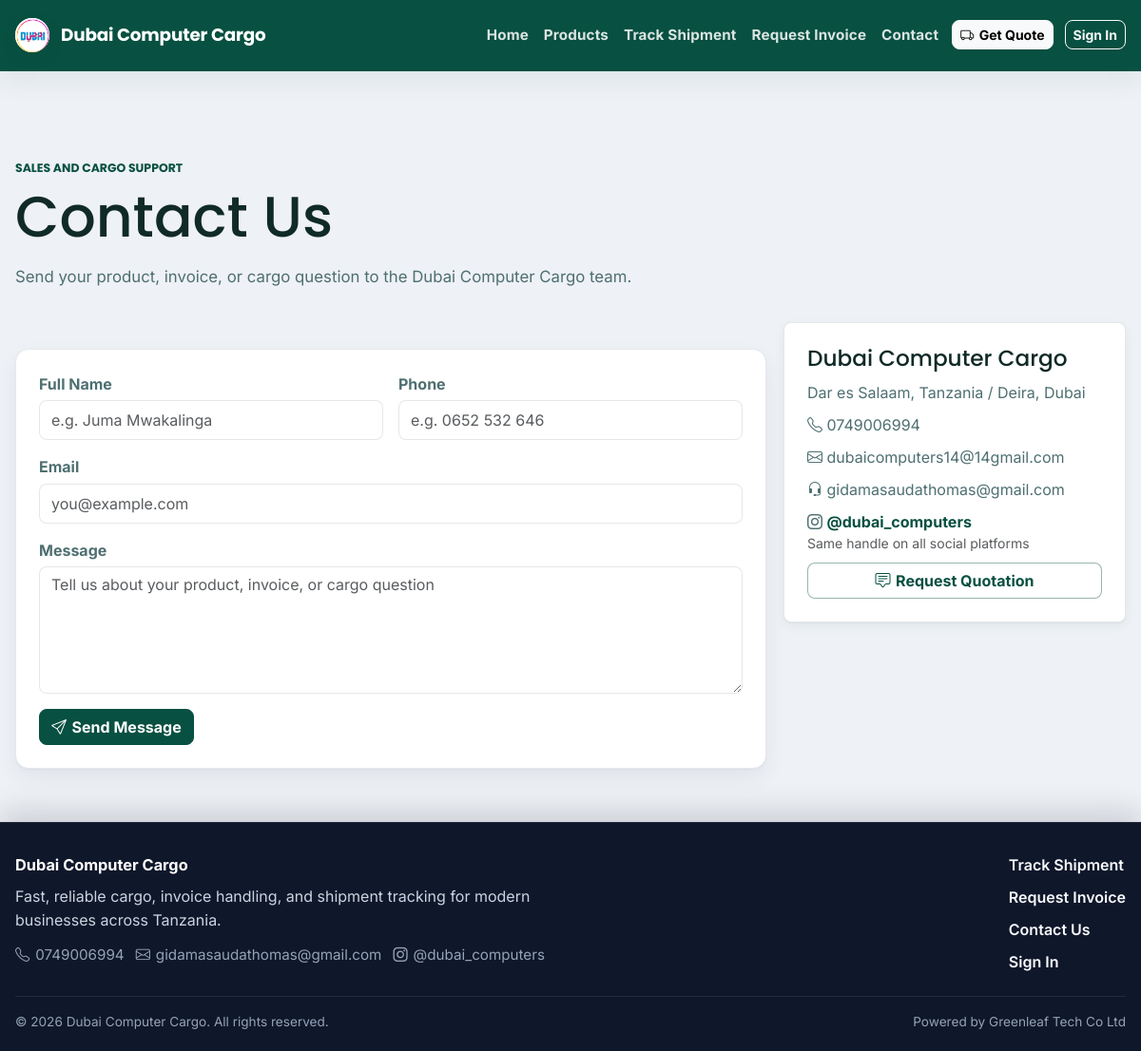
/index.php?url=contact, run on an earlier commit of the app's database.
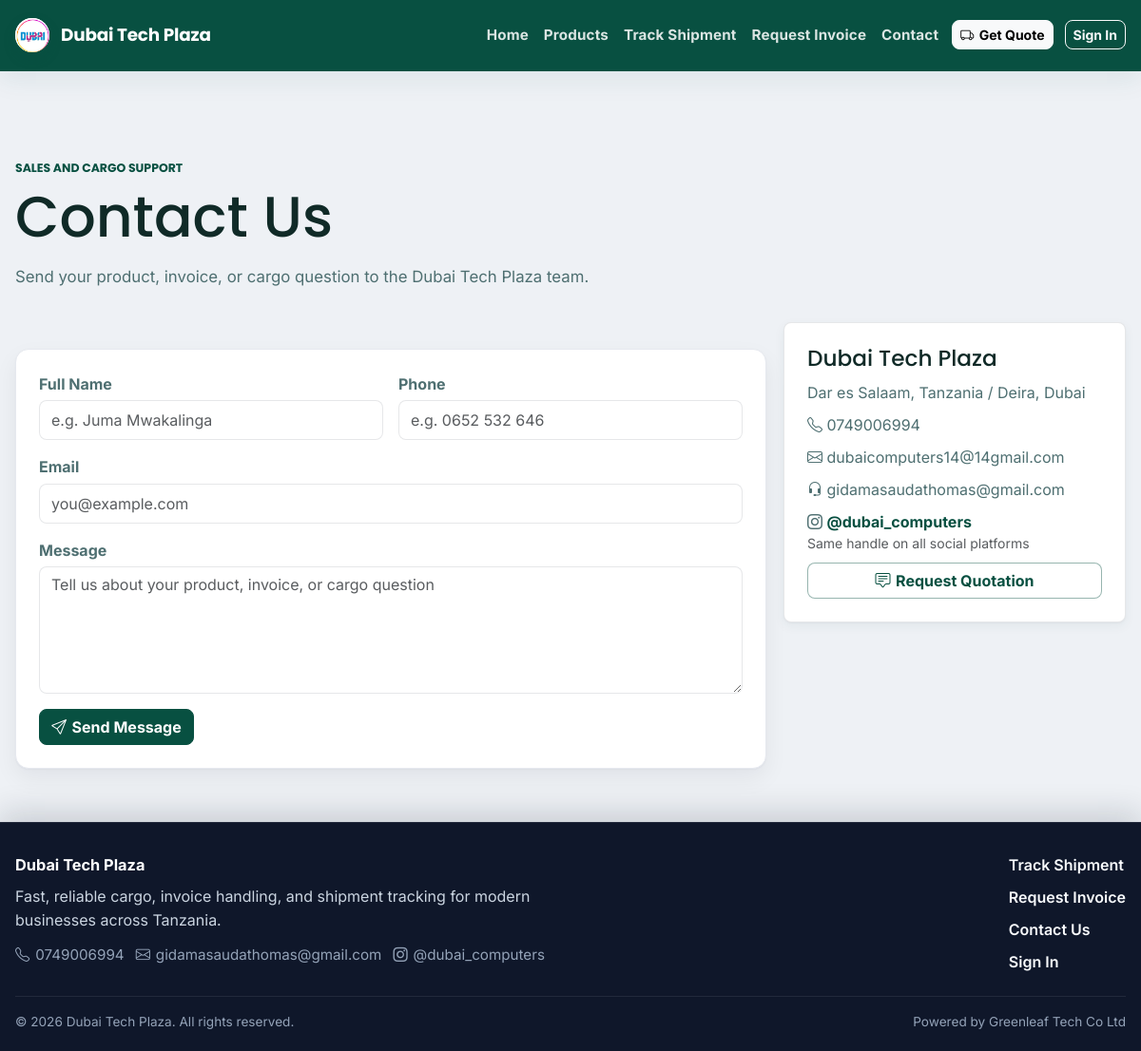
And on a later commit of the database.
### tables this page shows
CREATE TABLE invoice_settings (
  id TINYINT UNSIGNED PRIMARY KEY DEFAULT 1,
  default_location_id INT UNSIGNED NULL,
  company_name VARCHAR(180) NOT NULL DEFAULT 'Dubai Tech Plaza',
  logo_path VARCHAR(255) NULL,
  address VARCHAR(255) NOT NULL DEFAULT 'Deira, Dubai, United Arab Emirates',
  phone VARCHAR(60) NOT NULL DEFAULT '0749006994',
  email VARCHAR(160) NOT NULL DEFAULT 'dubaicomputers14@14gmail.com',
  support_email VARCHAR(160) NULL,
  instagram_url VARCHAR(255) NULL,
  social_handle VARCHAR(100) NULL,
  tin VARCHAR(80) NULL,
  vrn VARCHAR(80) NULL,
  vat_rate DECIMAL(5,2) NOT NULL DEFAULT 0.00,
  currency_code VARCHAR(12) NOT NULL DEFAULT 'TZS',
  footer_note VARCHAR(255) NOT NULL DEFAULT 'Thank you for your business.',
  terms TEXT NULL,
  updated_by INT UNSIGNED NULL,
  updated_at TIMESTAMP NOT NULL DEFAULT CURRENT_TIMESTAMP ON UPDATE CURRENT_TIMESTAMP,
  CONSTRAINT fk_invoice_settings_updated_by
    FOREIGN KEY (updated_by) REFERENCES users(id)
    ON DELETE SET NULL,
  CONSTRAINT fk_invoice_settings_location
    FOREIGN KEY (default_location_id) REFERENCES locations(id)
    ON DELETE SET NULL
);

### app/core/Controller.php (called while the page is built, shortened)
<?php
abstract class Controller
{
    protected function view(string $view, array $data = []): void
    {
        $viewFile = ROOT_PATH . '/app/views/' . $view . '.php';
        extract($data, EXTR_SKIP);
        require ROOT_PATH . '/app/views/layouts/header.php';
        require $viewFile;
        require ROOT_PATH . '/app/views/layouts/footer.php';
    }
}

### app/controllers/PublicController.php (called while the page is built, shortened)
<?php
class PublicController extends Controller
{
    public function contact(): void
    {
        $this->view('public/contact', [
            'layout' => 'public',
            'pageTitle' => 'Contact Us',
        ]);
    }
}

### public/index.php (called while the page is built, shortened)
<?php
require ROOT_PATH . '/app/config/database.php';
require ROOT_PATH . '/app/helpers/Auth.php';
spl_autoload_register(function (string $class): void {
    $folders = [
        ROOT_PATH . '/app/core/',
        ROOT_PATH . '/app/controllers/',
        ROOT_PATH . '/app/models/',
        ROOT_PATH . '/app/services/',
        ROOT_PATH . '/app/middleware/',
    ];
    foreach ($folders as $folder) {
        $file = $folder . $class . '.php';
        if (file_exists($file)) {
            return;
        }
    }
});
$app = new App();
$app->dispatch();

### app/helpers/Auth.php (called while the page is built, shortened)
<?php
function h(mixed $value): string
{
    return htmlspecialchars((string) $value, ENT_QUOTES, 'UTF-8');
}
function base_url(): string
{
    $scriptDir = str_replace('\\', '/', dirname($_SERVER['SCRIPT_NAME'] ?? ''));
    $scriptDir = rtrim($scriptDir, '/');
    return $scriptDir === '' || $scriptDir === '/' ? '' : $scriptDir;
}
function url(string $path = ''): string
{
    $base = base_url() . '/index.php';
    $path = trim($path, '/');
    return $path === '' ? $base : $base . '?url=' . $path;
}
function asset(string $path): string
{
    return base_url() . '/assets/' . ltrim($path, '/');
}
function versioned_asset(string $path): string
{
    $relative = ltrim($path, '/');
    $file = ROOT_PATH . '/public/assets/' . $relative;
    $version = file_exists($file) ? filemtime($file) : time();
    return asset($relative) . '?v=' . $version;
}
function public_url(string $path): string
{
    return base_url() . '/' . ltrim($path, '/');
}
function company_settings(): array
{
    static $settings = null;
    if ($settings === null) {
        $settings = (new Invoice())->settings();
    }
    return $settings;
}
function company_name(): string
{
    return company_settings()['company_name'] ?: 'Dubai Tech Plaza';
}
function company_logo_path(): string
{
    return company_settings()['logo_path'] ?: 'assets/images/LOGO.png';
}
function company_phone(): string
{
    return company_settings()['phone'] ?: '0652532646';
}
function company_email(): string
{
    return company_settings()['email'] ?: 'dubaicomputers14@14gmail.com';
}
function company_address(): string
{
    return company_settings()['address'] ?: '';
}
function customer_contact_email(): string
{
    return company_settings()['support_email'] ?: company_email();
}
function company_social_handle(): string
{
    return company_settings()['social_handle'] ?: '';
}
function company_instagram_url(): string
{
    return company_settings()['instagram_url'] ?: '';
}

### app/config/database.php (called while the page is built)
<?php
class Database
{
    private static ?PDO $connection = null;
    public static function connect(): PDO
    {
        if (self::$connection === null) {
            $host = $_ENV['DB_HOST'] ?? '127.0.0.1';
            $name = $_ENV['DB_NAME'] ?? 'dubai_computer_fast_cargo';
            $user = $_ENV['DB_USER'] ?? 'root';
            $pass = $_ENV['DB_PASS'] ?? '';
            $charset = $_ENV['DB_CHARSET'] ?? 'utf8mb4';
            $dsn = sprintf('mysql:host=%s;dbname=%s;charset=%s', $host, $name, $charset);
            self::$connection = new PDO($dsn, $user, $pass, [
                PDO::ATTR_ERRMODE => PDO::ERRMODE_EXCEPTION,
                PDO::ATTR_DEFAULT_FETCH_MODE => PDO::FETCH_ASSOC,
                PDO::ATTR_EMULATE_PREPARES => false,
            ]);
        }
        return self::$connection;
    }
}

### app/core/Model.php (called while the page is built, shortened)
<?php
abstract class Model
{
    protected PDO $db;
    public function __construct()
    {
        $this->db = Database::connect();
    }
    protected function fetch(string $sql, array $params = []): ?array
    {
        $stmt = $this->db->prepare($sql);
        $stmt->execute($params);
        $row = $stmt->fetch();
        return $row === false ? null : $row;
    }
}

### app/models/Invoice.php (called while the page is built, shortened)
<?php
class Invoice extends Model
{
    public function settings(): array
    {
        $settings = $this->fetch('SELECT * FROM invoice_settings WHERE id = 1');
        if ($settings) {
            return $settings;
        }
        return $this->fetch('SELECT * FROM invoice_settings WHERE id = 1');
    }
}

### app/views/public/contact.php (the view, shortened to what the changed rows need)
<section class="public-page-heading">
    <span class="public-kicker">Sales and cargo support</span>
    <h1>Contact Us</h1>
    <p>Send your product, invoice, or cargo question to the <?= h(company_name()) ?> team.</p>
</section>
<section class="public-contact-grid">
    <form method="post" action="<?= h(url('contact')) ?>" class="panel public-form-panel needs-validation" novalidate>
        <div class="row g-3">
            <div class="col-md-6">
                <label class="form-label" for="name">Full Name</label>
                <input class="form-control" id="name" name="name" placeholder="e.g. Juma Mwakalinga" required>
            </div>
            <div class="col-md-6">
                <label class="form-label" for="phone">Phone</label>
                <input class="form-control" id="phone" name="phone" placeholder="e.g. 0652 532 646" required>
            </div>
            <div class="col-12">
                <label class="form-label" for="email">Email</label>
                <input type="email" class="form-control" id="email" name="email" placeholder="you@example.com">
            </div>
            <div class="col-12">
                <label class="form-label" for="message">Message</label>
                <textarea class="form-control" id="message" name="message" rows="5" placeholder="Tell us about your product, invoice, or cargo question" required></textarea>
            </div>
            <div class="col-12">
                <button class="btn btn-primary" type="submit"><i class="bi bi-send"></i> Send Message</button>
            </div>
        </div>
    </form>
    <aside class="public-contact-card">
        <h2><?= h(company_name()) ?></h2>
        <p><?= h(company_address()) ?></p>
        <p><i class="bi bi-telephone"></i> <?= h(company_phone()) ?></p>
        <p><i class="bi bi-envelope"></i> <?= h(company_email()) ?></p>
        <p><i class="bi bi-headset"></i> <?= h(customer_contact_email()) ?></p>
        <?php if (company_instagram_url()): ?>
            <p>
                <i class="bi bi-instagram"></i>
                <a href="<?= h(company_instagram_url()) ?>" target="_blank" rel="noopener"><?= h(company_social_handle()) ?></a>
                <small class="d-block text-muted">Same handle on all social platforms</small>
            </p>
        <?php endif; ?>
        <a class="btn btn-outline-primary" href="<?= h(url('request-quotation')) ?>">
            <i class="bi bi-chat-square-text"></i> Request Quotation
        </a>
    </aside>
</section>

### app/views/layouts/header.php (shortened to what the changed rows need)
<?php
$pageTitle = $pageTitle ?? company_name();
$layout = $layout ?? (Auth::check() ? 'app' : 'auth');
?>
<!doctype html>
<html lang="en">
<head>
    <title><?= h($pageTitle) ?> | <?= h(company_name()) ?></title>
    <link href="<?= h(asset('vendor/bootstrap/css/bootstrap.min.css')) ?>" rel="stylesheet">
    <link href="<?= h(asset('vendor/bootstrap-icons/bootstrap-icons.min.css')) ?>" rel="stylesheet">
    <link href="<?= h(asset('vendor/fonts/fonts.css')) ?>" rel="stylesheet">
    <link href="<?= h(versioned_asset('css/style.css')) ?>" rel="stylesheet">
</head>
<body class="<?= h($layout === 'public' ? 'public-body' : (Auth::check() ? 'app-body' : 'auth-body')) ?>">
<?php if ($layout === 'public'): ?>
    <header class="public-header">
        <nav class="public-nav">
            <a class="public-brand" href="<?= h(url()) ?>">
                <img class="brand-logo" src="<?= h(public_url(company_logo_path())) ?>" alt="<?= h(company_name()) ?> logo">
                <span><?= h(company_name()) ?></span>
            </a>
            <div class="public-nav-links" data-public-nav-links>
                <a href="<?= h(url()) ?>">Home</a>
                <a href="<?= h(url('products')) ?>">Products</a>
                <a href="<?= h(url('track-shipment')) ?>">Track Shipment</a>
                <a href="<?= h(url('request-invoice')) ?>">Request Invoice</a>
                <a href="<?= h(url('contact')) ?>">Contact</a>
                <a class="btn btn-light btn-sm" href="<?= h(url('request-quotation')) ?>">
                    <i class="bi bi-truck"></i> Get Quote
                </a>
                <a class="btn btn-outline-light btn-sm" href="<?= h(url('login')) ?>">Sign In</a>
            </div>
        </nav>
    </header>
    <main class="public-main">
<?php else: ?>
    <main class="auth-page">
<?php endif; ?>

### app/views/layouts/footer.php (shortened to what the changed rows need)
<?php if (($layout ?? '') === 'public'): ?>
    </main>
    <footer class="public-footer">
        <div class="public-footer-top">
            <div class="public-footer-brand">
                <strong><?= h(company_name()) ?></strong>
                <p>Fast, reliable cargo, invoice handling, and shipment tracking for modern businesses across Tanzania.</p>
                <div class="public-footer-contact">
                    <span><i class="bi bi-telephone"></i> <?= h(company_phone()) ?></span>
                    <span><i class="bi bi-envelope"></i> <?= h(customer_contact_email()) ?></span>
                    <?php if (company_instagram_url()): ?>
                        <a href="<?= h(company_instagram_url()) ?>" target="_blank" rel="noopener">
                            <i class="bi bi-instagram"></i> <?= h(company_social_handle()) ?>
                        </a>
                    <?php endif; ?>
                </div>
            </div>
            <div class="public-footer-links">
                <a href="<?= h(url('track-shipment')) ?>">Track Shipment</a>
                <a href="<?= h(url('request-invoice')) ?>">Request Invoice</a>
                <a href="<?= h(url('contact')) ?>">Contact Us</a>
                <a href="<?= h(url('login')) ?>">Sign In</a>
            </div>
        </div>
        <div class="public-footer-bottom">
            <span>&copy; <?= h(date('Y')) ?> <?= h(company_name()) ?>. All rights reserved.</span>
            <span>Powered by Greenleaf Tech Co Ltd</span>
        </div>
    </footer>
<?php elseif (Auth::check()): ?>
    </div>
<?php else: ?>
    </main>
<?php endif; ?>
</body>
</html>

What changed in the data, as far as the page shows it:
changed invoice_settings "Dar es Salaam, Tanzania / Deira, Dubai": company_name "Dubai Computer Cargo" → "Dubai Tech Plaza"
